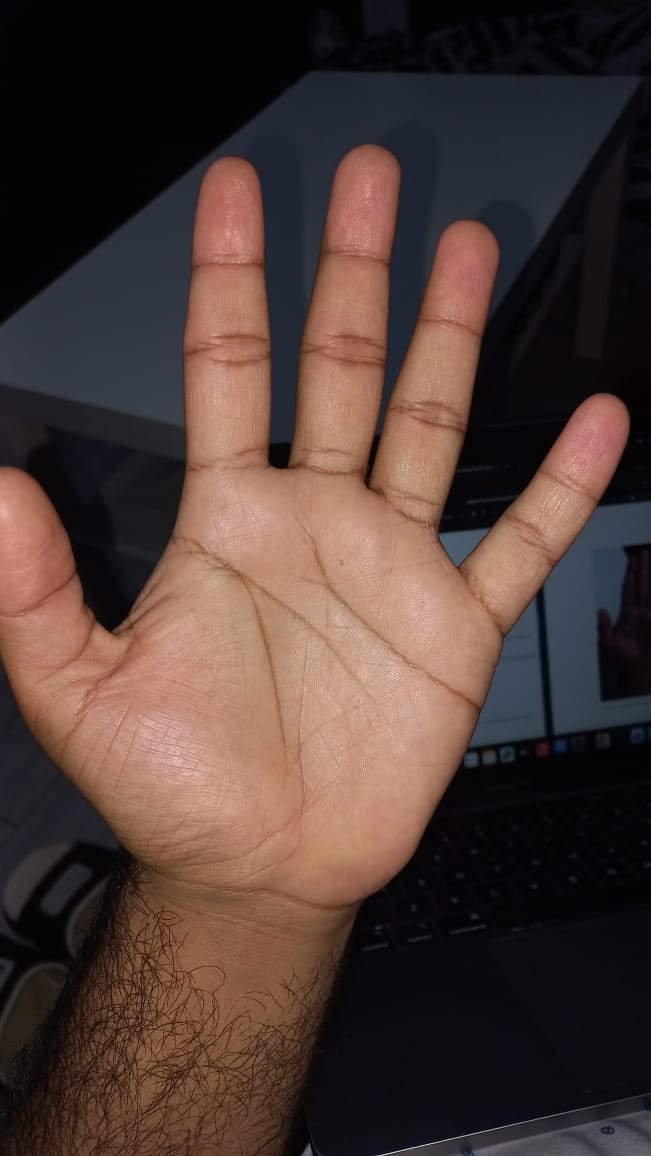
#> input picture myHand.jpeg, 651 x 1156 px
$ python hand_analysis.py
#> lines starting #> are read from the running program, lines starting #| are printed output that depends on the picture; after the words box and inside, x2 and y2 are one past the last pixel; in counts of white or black regions, pixels touching at a corner belong together
import cv2
import numpy as np
import matplotlib.pyplot as plt


# -----------------------------
# 1. Load and Preprocess Image
# -----------------------------
def load_image(path):
#> called with path = 'myHand.jpeg'
    image = cv2.imread(path)
#> image is the input picture: shape (1156, 651, 3); mean B, G, R 53.8, 59.3, 77.9
    if image is None:
        raise FileNotFoundError("Image not found. Check file path.")

    rgb = cv2.cvtColor(image, cv2.COLOR_BGR2RGB)
    gray = cv2.cvtColor(image, cv2.COLOR_BGR2GRAY)
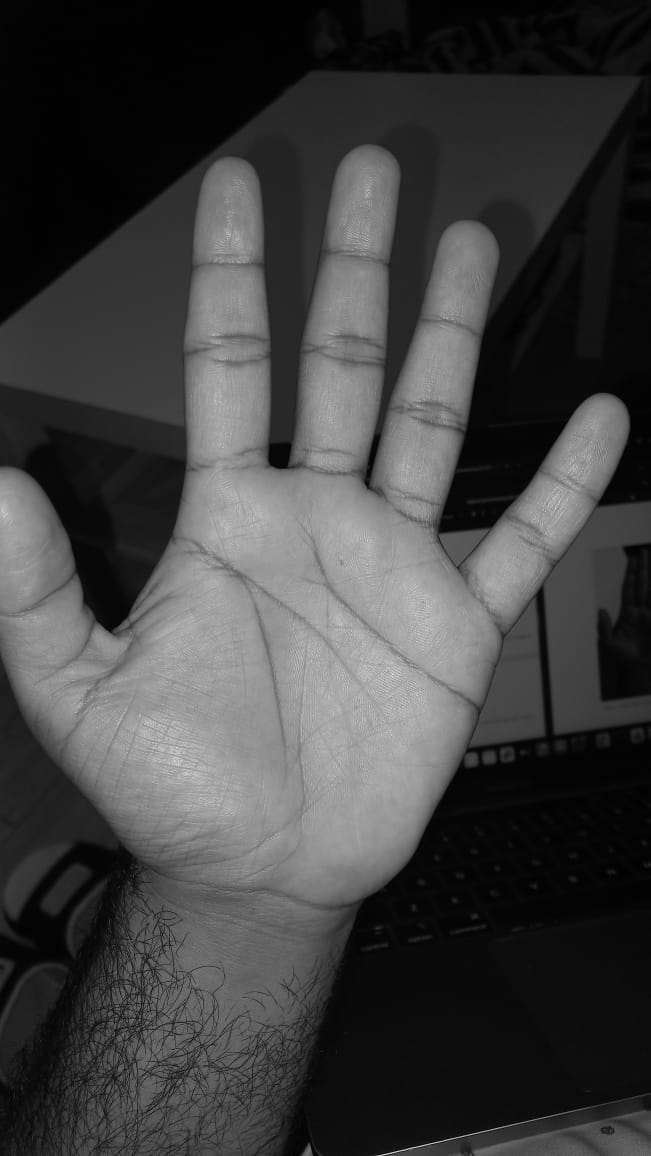
#> gray: shape (1156, 651); min 0, max 226, mean 64.2

    # binary conversion (extra processing)
    _, binary = cv2.threshold(gray, 120, 255, cv2.THRESH_BINARY)
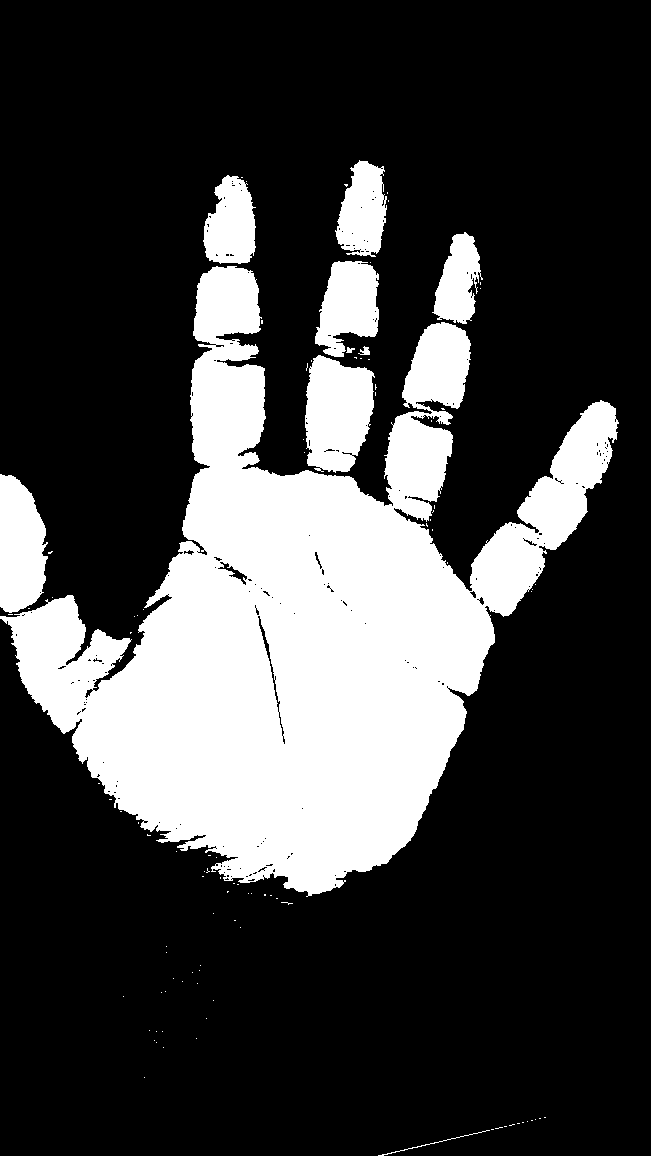
#> binary: shape (1156, 651); 25.2% white; 103 white regions (93 under 20 px), largest, box (x1, y1, x2, y2) and area: (0, 266, 619, 897) 163193, (305, 355, 375, 473) 6363, (0, 474, 48, 613) 5236

    cv2.imwrite("gray_hand.jpg", gray)
    cv2.imwrite("binary_hand.jpg", binary)

    return rgb, gray


# -----------------------------
# 2. Distance Calculation
# -----------------------------
def calculate_distance(p1, p2):
    return np.sqrt((p2[0] - p1[0])**2 + (p2[1] - p1[1])**2)


# -----------------------------
# 3. Manual Point Selection
# -----------------------------
def select_two_points(image, title):
    while True:
        plt.imshow(image, cmap='gray')
        plt.title(title)
        plt.axis('on')

        print("Click TWO points then press ENTER.")

        points = plt.ginput(2, timeout=0)
        plt.close()

        if len(points) == 2:
            return points
        else:
            print("Invalid selection. Please try again.")

# -----------------------------
# 4. Finger Measurement
# -----------------------------
def measure_fingers(gray_image):
    lengths = []
    base_widths = []
    mid_widths = []

    for i in range(5):
        print(f"\n--- Finger {i+1} ---")

        # Length
        tip_base = select_two_points(
            gray_image,
            f"Finger {i+1}: Select TIP then BASE"
        )
        length = calculate_distance(tip_base[0], tip_base[1])
        lengths.append(length)

        # Base width
        base_pts = select_two_points(
            gray_image,
            f"Finger {i+1}: Select BASE WIDTH"
        )
        base_width = calculate_distance(base_pts[0], base_pts[1])
        base_widths.append(base_width)

        # Mid width
        mid_pts = select_two_points(
            gray_image,
            f"Finger {i+1}: Select MIDPOINT WIDTH"
        )
        mid_width = calculate_distance(mid_pts[0], mid_pts[1])
        mid_widths.append(mid_width)
#> after the loop, base_widths = []; lengths = []; mid_widths = []

    return lengths, base_widths, mid_widths


# -----------------------------
# 5. Data Analysis
# -----------------------------
def analyze_data(lengths, base_widths, mid_widths):
    print("\n========== RESULTS ==========")
    print("Finger Lengths (pixels):", lengths)
    print("Base Widths (pixels):", base_widths)
    print("Mid Widths (pixels):", mid_widths)

    print("\nAverage Length:", np.mean(lengths))
    print("Average Base Width:", np.mean(base_widths))
    print("Average Mid Width:", np.mean(mid_widths))


# -----------------------------
# 6. Main Program
# -----------------------------
def main():
    rgb, gray = load_image("myHand.jpeg")
    lengths, base_widths, mid_widths = measure_fingers(gray)
    analyze_data(lengths, base_widths, mid_widths)


if __name__ == "__main__":
#> (the run stopped early here; a loop or call above may not have finished)
